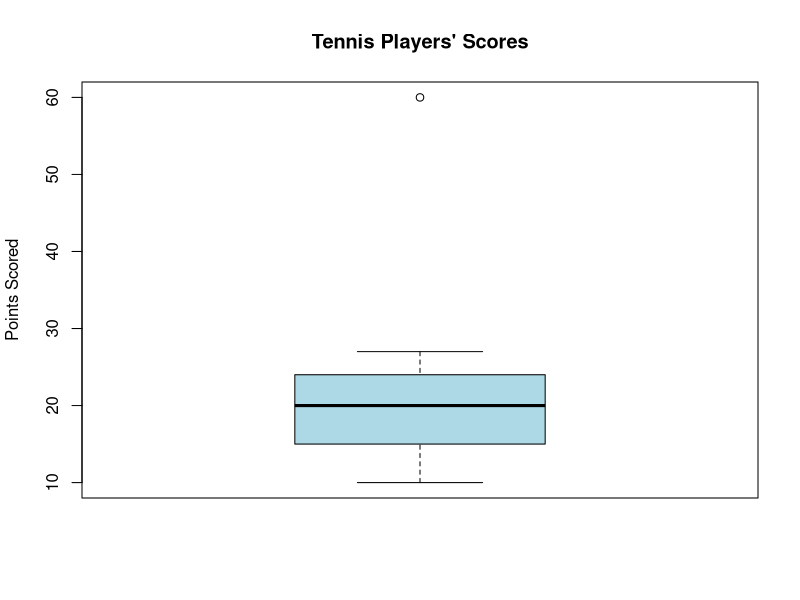

R code for this plot:

points <- c(10, 12, 14, 15, 16, 18, 20,
            21, 22, 24, 25, 27, 60)

boxplot(points,
        main = "Tennis Players' Scores",
        ylab = "Points Scored",
        col = "lightblue")

# Identify outliers
boxplot.stats(points)$out
